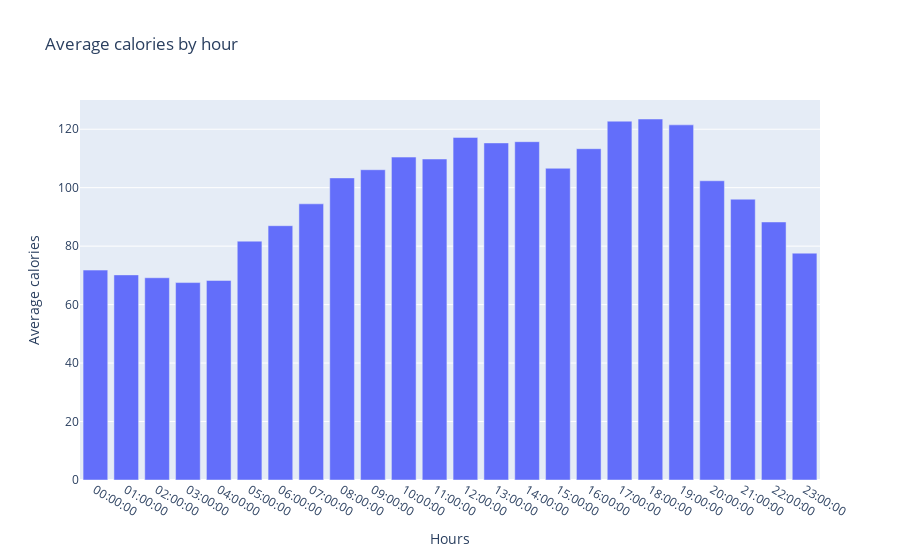

This figure's notebook cell:
### Markdown cell above
### Calories through the day

### Code cell
# Bar chart: Average time by type of activity

hourlyCalories = pd.read_csv("Data_Coursera_CaseStudy02/hourlyCalories_merged.csv", index_col=[0])
hourlyCalories['ActivityHour'] = pd.to_datetime(hourlyCalories['ActivityHour'])

hourlyCalories['Day'] = hourlyCalories['ActivityHour'].dt.date
hourlyCalories['Time'] =  hourlyCalories['ActivityHour'].dt.time


caloriesAVG_By_hour = []

for hour in (hourlyCalories['Time'].unique()): 
  caloriesAVG_By_hour.append(np.average(hourlyCalories[hourlyCalories['Time']==hour]['Calories']))



# df['datetime'] = pd.to_datetime(df['datetime'])

data = {'hours': hourlyCalories['Time'].unique(),
        'Average calories': caloriesAVG_By_hour}

fig = px.bar(data, x='hours', y='Average calories', title = 'Average calories by hour')

fig.update_layout(xaxis=dict(
                    title = 'Hours',
                    ), 
                  yaxis=dict(
                    title='Average calories',
                    side='left'                 
                    )
)

fig.show()

### Figure 1 — Plotly figure (JSON) as saved in the notebook; plotly's stock layout.template omitted (floating-point values rounded to 4 significant figures)
{"data": [{"alignmentgroup": "True", "hovertemplate": "hours=%{x}<br>Average calories=%{y}<extra></extra>", "legendgroup": "", "marker": {"color": "#636efa", "pattern": {"shape": ""}}, "name": "", "offsetgroup": "", "orientation": "v", "showlegend": false, "textposition": "auto", "type": "bar", "x": ["00:00:00", "01:00:00", "02:00:00", "03:00:00", "04:00:00", "05:00:00", "06:00:00", "07:00:00", "08:00:00", "09:00:00", "10:00:00", "11:00:00", "12:00:00", "13:00:00", "14:00:00", "15:00:00", "16:00:00", "17:00:00", "18:00:00", "19:00:00", "20:00:00", "21:00:00", "22:00:00", "23:00:00"], "xaxis": "x", "y": [71.81, 70.17, 69.19, 67.54, 68.26, 81.71, 87.0, 94.48, 103.3, 106.1, 110.5, 109.8, 117.2, 115.3, 115.7, 106.6, 113.3, 122.8, 123.5, 121.5, 102.4, 96.06, 88.27, 77.59], "yaxis": "y"}], "layout": {"barmode": "relative", "legend": {"tracegroupgap": 0}, "title": {"text": "Average calories by hour"}, "xaxis": {"anchor": "y", "domain": [0, 1], "title": {"text": "Hours"}}, "yaxis": {"anchor": "x", "domain": [0, 1], "side": "left", "title": {"text": "Average calories"}}}}
